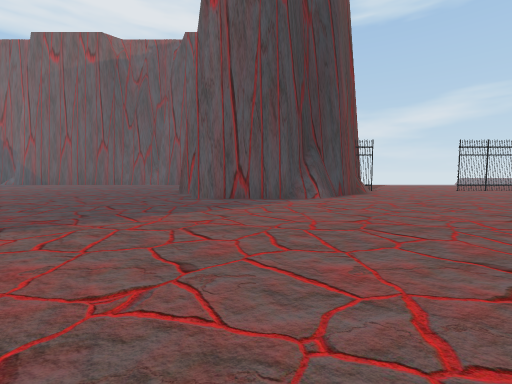
view 1 (above)

17 first-person views from a walk through a scene from a Unity 3-D project. The camera is 1.2 m above the floor, tilts 4° down and sees 90° across. The floor is counted in squares, 2 m on a side. Each view is taken from the middle of a square. On the plan, view 1 faces up. The plan holds only what a view shows up to about 9 squares ahead; the rest is blank. The place goes on beyond the plan.

view 2
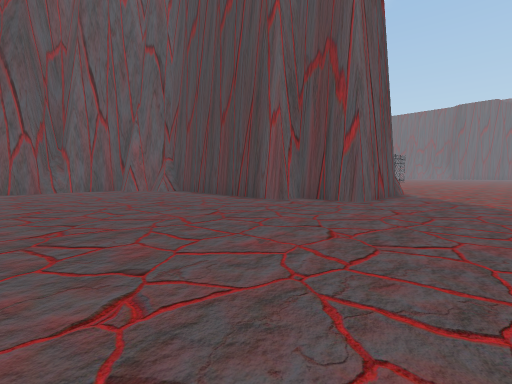

view 3
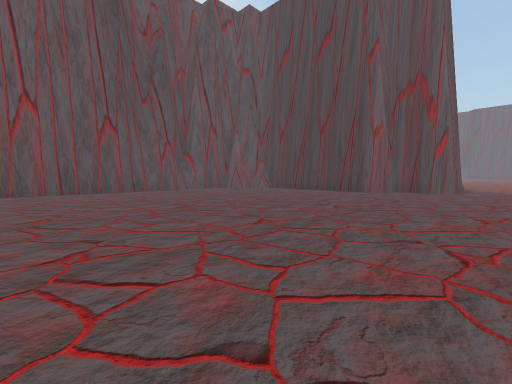

view 4
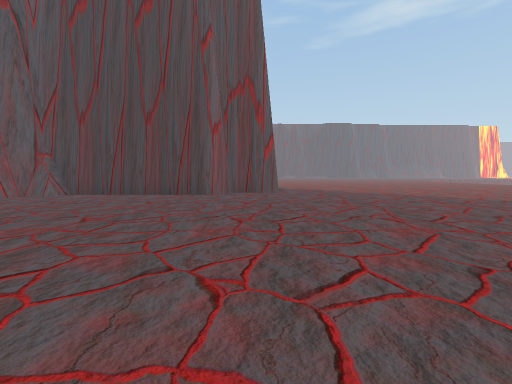

view 5
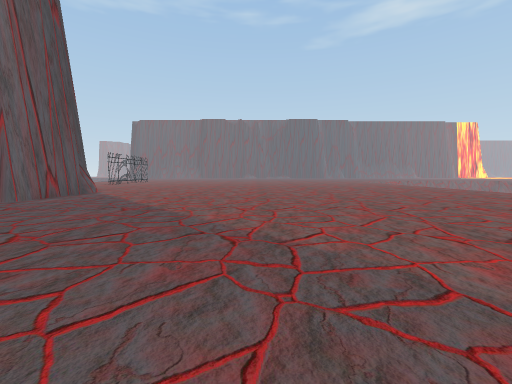

view 6
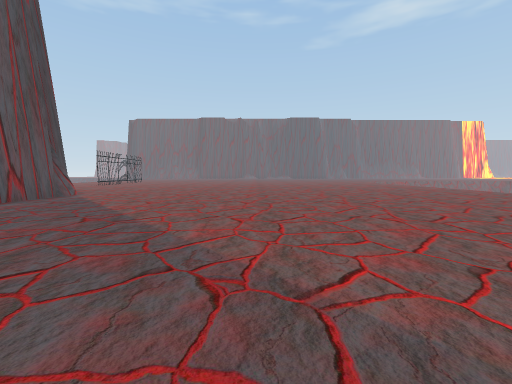

view 7
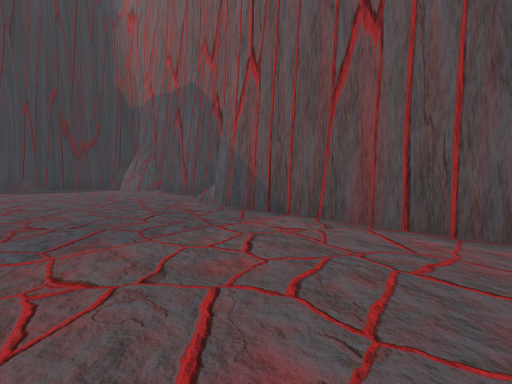

view 8
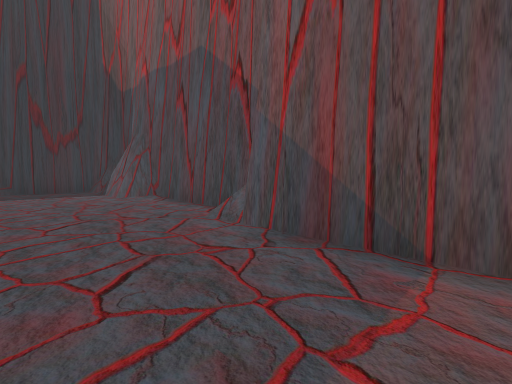

view 9
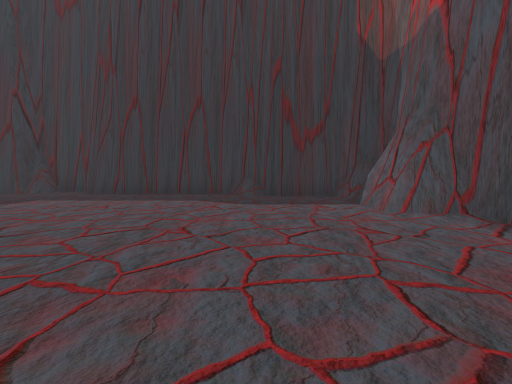

view 10
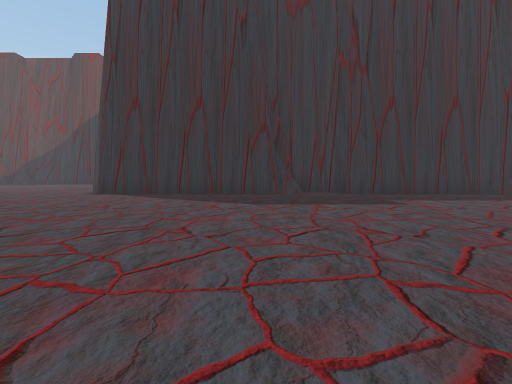

view 11
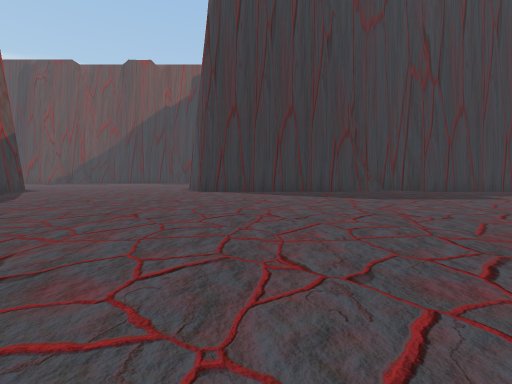

view 12
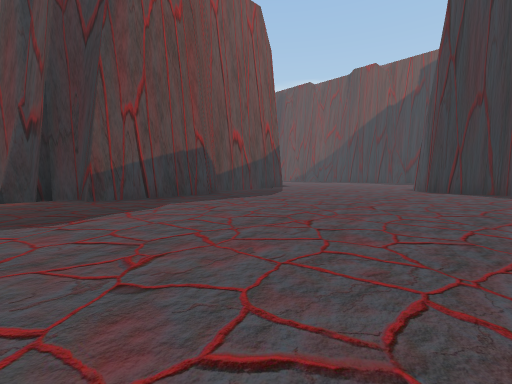

view 13
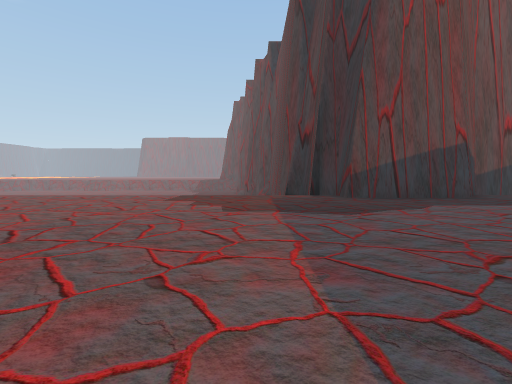

view 14
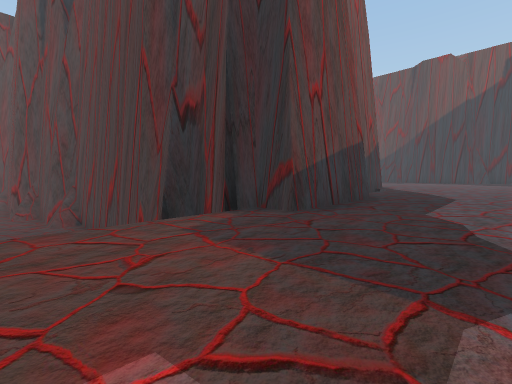

view 15
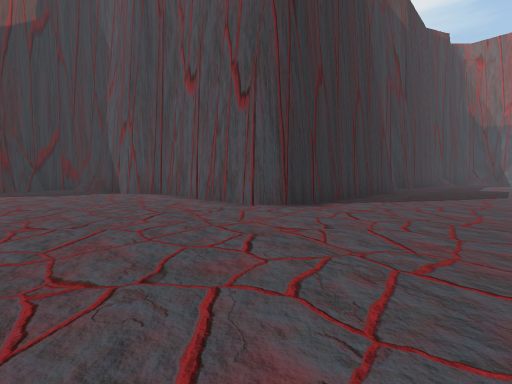

view 16
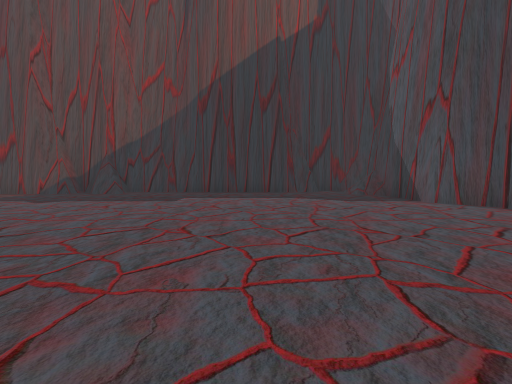

view 17
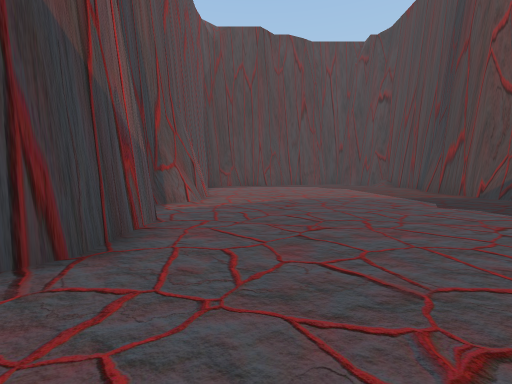

### Floor plan
Points are (right, up) in squares from view 1. A wall is a line through its corners. A room is listed if a view was taken in it or the views show most of it. See-through windows are left out.
Room 1 (views 1, 2, 3, 4, 5, 6, 7, 8, 9, 10, 11, 12, 13, 14, 15, 16, 17)
walls: (-19.2, -7.2) (-18, -7.2) (-16.3, -5.5) (-13.4, -5.5) (-13.4, -6.3) (-12.6, -6.3) (-12.7, -7.2) (-11.8, -7.2) (-11.8, -12.9) (-11, -12.9) (-11, -14.6); (-11.8, -12.4) (-11.8, -12.9); (-11.8, -12.6) (-11, -12.6); (-11.5, -13.2) (-10.9, -13.4); (-22, -7.2) (-21.1, -7.2); (-22.1, 5.1) (-22.1, 4.6); (-22, 5.3) (-22, -0.8) (-22.7, -1.5) (-26.6, -1.5) (-27.4, -2.3) (-29.2, -2.3); (-22.7, 5.3) (-22.4, 5.3); (-22.7, 5.4) (-22.6, 4.8) (-21.9, 4.6); (-22.6, -9.4) (-22.6, -7.8) (-22.4, -7.5); (1.2, 6.7) (0.7, 6.3) (-1.5, 6.3) (-1.5, 7.9) (-2.3, 7.9) (-2.3, 12.7); (2.4, 7.1) (2, 7) (1.5, 6.5) (0.9, 6.5); (-3, 12.7) (-3, 13.4); (-22.4, -12.2) (-22.4, -11.8) (-21.8, -11.2); (-2.3, 12.5) (-2.4, 12.7) (-2.8, 12.7) (-2.8, 13.4) (-3.9, 13.4); (-5.4, 14.3) (-6, 14.3) (-6.3, 14.1); (-22.6, -12.6) (-22.2, -11.9); (-4.2, 14.1) (-14, 14.1); (-17.9, 14.3) (-19.4, 14.3); (-22.6, -13.2) (-22.6, -11.8) (-21.9, -11.1); (-17.6, 14.5) (-18.1, 14.1); (3.6, 8.4) (1.5, 6.3); (-28.9, -2.3) (-29.7, -2.4); (-20.6, 14.5) (-21.2, 14.1) (-21.2, 12.5) (-22, 11.7) (-22, 7.1) (-22.7, 6.3) (-22.7, 5.1) (-22.4, 5.1) (-22.4, 4.6); (-29.7, -2.3) (-30.7, -2.2) (-31.1, -2.7); (-30.6, -2.2) (-31, -2.4); (-30.5, -3.9) (-30.5, -10.3) (-30.1, -10.3) (-30.1, -11.2) (-30.5, -11.6); (-30.8, -4.1) (-30.8, -4.7); (-30, -10.3) (-30, -11); (-30.6, -10.1) (-30.5, -10.6); (-29.8, -11.8) (-29.8, -14.9); (-30, -11.8) (-30, -12.5); (-30.5, -11.2) (-30.6, -11.8)
low walls: (1.5, 6.3) (0.9, 6.3); (-2.3, 12.6) (-3, 12.6); (-18.1, 14.1) (-19.5, 14.1); (-29.2, -2.3) (-29.4, -2.6); (-29.8, -10.3) (-29.8, -10.8)

Where each view was taken, in squares from view 1:
view 1: 0 up, 0 right, facing up
view 2: 4 up, 7 left, facing up-right
view 3: 5 up, 11 left, facing up-right
view 4: 7 up, 10 left, facing right
view 5: 1 up, 7 left, facing right
view 6: 1 up, 6 left, facing right
view 7: 11 up, 9 left, facing up-left
view 8: 12 up, 11 left, facing up-left
view 9: 12 up, 14 left, facing left
view 10: 4 up, 14 left, facing left
view 11: 1 up, 13 left, facing left
view 12: 1 up, 12 left, facing down-left
view 13: 1 up, 11 left, facing down
view 14: 3 down, 10 left, facing down-left
view 15: 5 down, 19 left, facing up-left
view 16: 6 down, 22 left, facing left
view 17: 6 down, 24 left, facing down
